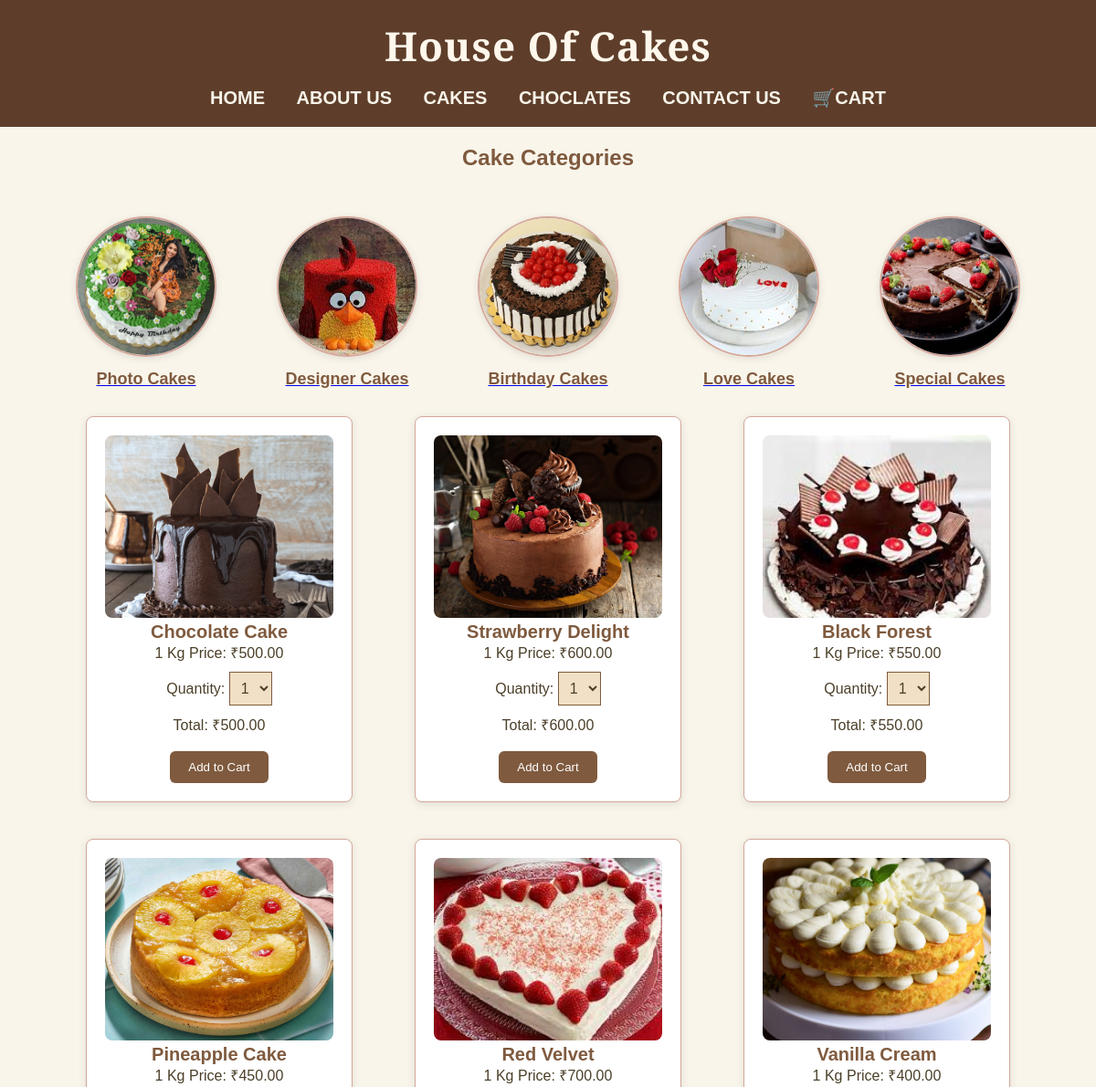
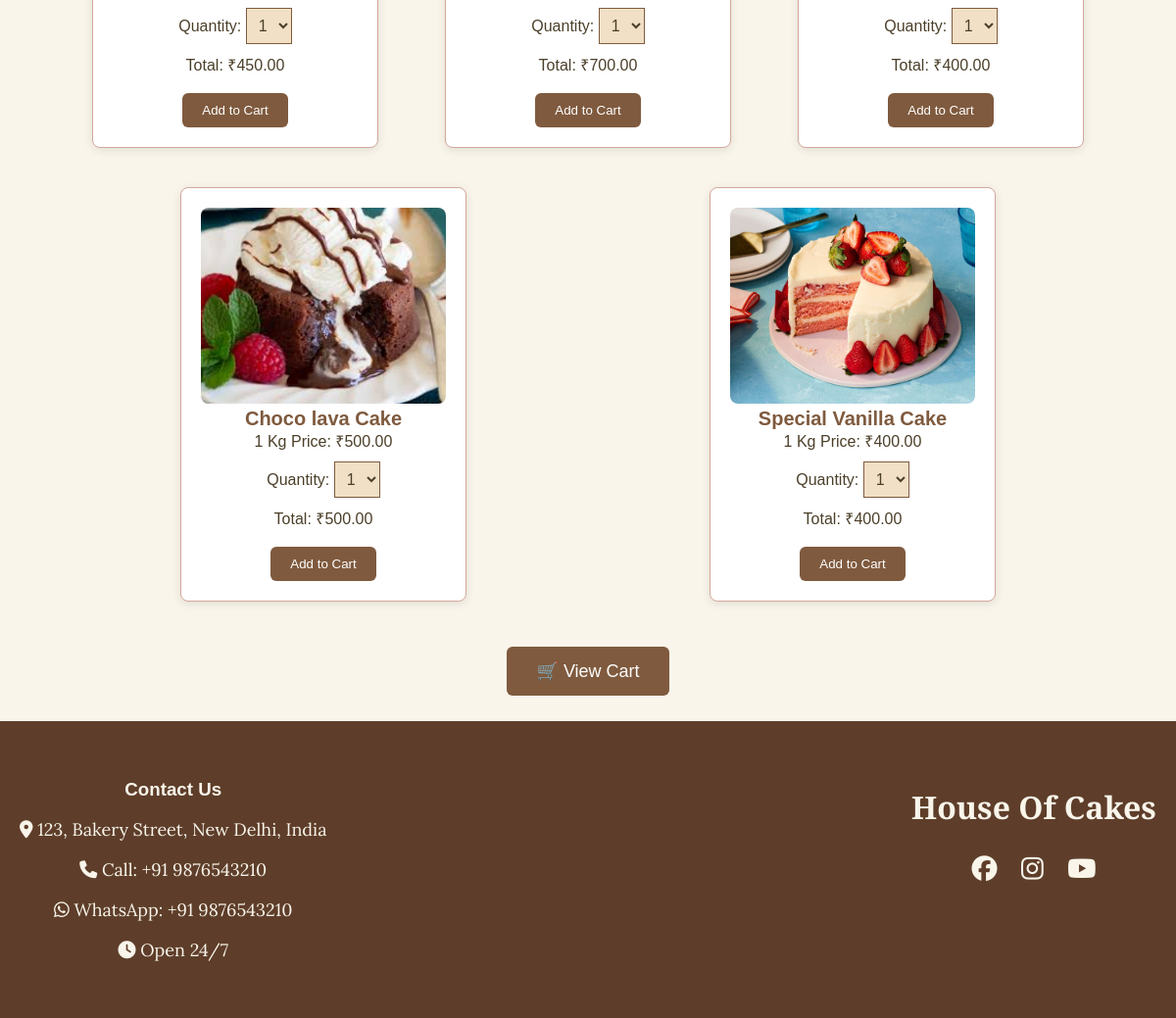
The app's page /house_of_cakes/cakes.php with its own data (2 pictures, top to bottom).
### tables this page shows
CREATE TABLE `cake_categories` (
  `id` int(11) NOT NULL,
  `name` varchar(255) NOT NULL,
  `image_url` varchar(255) NOT NULL,
  `link` varchar(255) NOT NULL
);

CREATE TABLE `cakes` (
  `id` int(11) NOT NULL,
  `name` varchar(100) DEFAULT NULL,
  `image` varchar(255) DEFAULT NULL,
  `price` decimal(10,2) DEFAULT NULL
);

### house_of_cakes/cakes.php (the view, shortened to what this page needs)
<?php
$title = "House Of Cakes";
?>
<?php
$conn = new mysqli("localhost", "root", "", "cake_website");
$cake_result = $conn->query("SELECT * FROM cakes");
$category_result = $conn->query("SELECT * FROM cake_categories");
?>
<!DOCTYPE html>
<html>
<head>
    <link rel="stylesheet" href="cakes.css">
    <link rel="stylesheet" href="https://cdnjs.cloudflare.com/ajax/libs/font-awesome/6.4.2/css/all.min.css">
</head>
<header>
    <div class="navbar">
        <h1><?php echo $title; ?></h1>
        <nav>
            <ul>
                <li><a href="index.php">HOME</a></li>
                <li><a href="about.php">ABOUT US</a></li>
                <li><a href="cakes.php">CAKES</a></li>
                <li><a href="choclates.php">CHOCLATES</a></li>
                <li><a href="contact.php">CONTACT US</a></li>
                <li><a href="cart.php">🛒CART</a></li>
            </ul>
        </nav>
    </div>
</header>
<body>
<h2 style="text-align: center; color: #7f5a3e;">Cake Categories</h2>
<div class="categories">
    <?php while ($category = $category_result->fetch_assoc()) { ?>
        <div class="category-box">
            <a href="<?php echo htmlspecialchars($category['link']); ?>">
                <img src="image1/<?php echo htmlspecialchars($category['image_url']); ?>"
                     class="category-img"
                     alt="<?php echo htmlspecialchars($category['name']); ?>">
                <div class="category-name"><?php echo htmlspecialchars($category['name']); ?></div>
            </a>
        </div>
    <?php } ?>
</div>
<div class="container">
    <?php while ($cake = $cake_result->fetch_assoc()) { ?>
        <div class="cake-box">
            <img src="image1/<?php echo $cake['image']; ?>" class="cake-img"><br>
            <b><?php echo $cake['name']; ?></b><br>
            1 Kg Price: ₹<?php echo $cake['price']; ?><br>
            <form method="POST" onsubmit="return validateForm(<?php echo $cake['id']; ?>)">
                Quantity:
                <select name="quantity" id="quantity_<?php echo $cake['id']; ?>"
                        onchange="updateTotal(<?php echo $cake['id']; ?>, <?php echo $cake['price']; ?>)">
                    <?php for ($i = 1; $i <= 5; $i++) echo "<option value='$i'>$i</option>"; ?>
                </select><br>
                Total: ₹<span id="total_<?php echo $cake['id']; ?>"><?php echo $cake['price']; ?></span><br><br>
                <button type="submit">Add to Cart</button>
            </form>
        </div>
    <?php } ?>
</div>
<div class="cart-box">
    <a href="login.php">🛒 View Cart</a>
</div>
</body>
<footer>
  <div class="footer-container">
    <div class="footer-left">
      <h3>Contact Us</h3>
      <p><i class="fas fa-map-marker-alt"></i> 123, Bakery Street, New Delhi, India</p>
      <p><i class="fas fa-phone"></i> Call: +91 9876543210</p>
      <p><i class="fab fa-whatsapp"></i> WhatsApp: +91 9876543210</p>
      <p><i class="fas fa-clock"></i> Open 24/7</p>
    </div>
    <div class="footer-right">
      <h2>House Of Cakes</h2>
      <div class="social-icons">
        <a href="https://www.facebook.com" target="_blank"><i class="fab fa-facebook"></i></a>
        <a href="https://www.instagram.com/cruffinindia/#" target="_blank"><i class="fab fa-instagram"></i></a>
        <a href="https://www.youtube.com/@CruffinPremium" target="_blank"><i class="fab fa-youtube"></i></a>
      </div>
    </div>
  </div>
</footer>
</html>

### house_of_cakes/cakes.css (style rules this page uses)
body { font-family: 'Poppins', sans-serif; margin: 0; padding: 0; background-color: #f9f5eb; color: #3b2c1e; }
header { background-color: #5e3e2a; padding: 20px 0; text-align: center; }
.navbar h1 { font-size: 44px; margin: 0; color: #fff7ec; font-family: 'Playfair Display', serif; letter-spacing: 1px; }
.navbar nav ul { list-style: none; padding: 0; margin: 15px 0 0; }
.navbar nav ul li { display: inline; margin: 0 15px; }
.navbar nav ul li a { text-decoration: none; color: #f9f5eb; font-size: 20px; font-weight: 600; transition: color 0.3s ease; }
body { font-family: Arial, sans-serif; background-color: #f9f5eb; color: #4b3f29; margin: 0; padding: 0; }
h1 { text-align: center; color: #7f5a3e; margin-top: 30px; font-size: 45px; }
.container { width: 90%; margin: 0 auto; display: flex; flex-wrap: wrap; justify-content: space-around; }
.cake-box { background-color: #ffffff; padding: 20px; margin: 20px; border: 1px solid #d4a79a; border-radius: 8px; box-shadow: 0 2px 10px rgba(0, 0, 0, 0.1); width: 250px; text-align: center; transition: all 0.3s ease; }
.cake-img { width: 100%; height: 200px; object-fit: cover; border-radius: 8px; }
.cake-box b { font-size: 20px; color: #7f5a3e; margin: 10px 0; }
.cake-box select { padding: 8px; font-size: 16px; margin: 10px 0; background-color: #f1e0c6; border: 1px solid #7f5a3e; color: #4b3f29; }
.cake-box button { background-color: #7f5a3e; color: white; padding: 10px 20px; border: none; border-radius: 6px; cursor: pointer; transition: background-color 0.3s ease; }
.cart-box { text-align: center; margin-top: 40px; margin-bottom: 40px; }
.cart-box a { text-decoration: none; background-color: #7f5a3e; color: white; padding: 15px 30px; border-radius: 6px; font-size: 18px; transition: background-color 0.3s ease; }
.categories { display: flex; justify-content: center; flex-wrap: wrap; margin-top: 40px; gap: 20px; }
.category-box { padding: 10px; text-align: center; width: 180px; transition: all 0.3s ease; }
.category-img { width: 150px; height: 150px; object-fit: cover; border-radius: 50%; border: 2px solid #d4a79a; box-shadow: 0 2px 8px rgba(0, 0, 0, 0.1); margin-bottom: 10px; }
.category-name { font-size: 18px; color: #7f5a3e; font-weight: bold; }
footer { background-color: #5e3e2a; color: #f9f5eb; text-align: center; padding: 40px 20px; }
.footer-container { display: flex; flex-wrap: wrap; justify-content: space-between; gap: 20px; }
.footer-left p { font-size: 18px; font-family: 'Lora', serif; }
.footer-right h2 { font-size: 32px; font-family: 'Playfair Display', serif; }
.social-icons a { font-size: 26px; margin: 0 10px; color: #f9f5eb; transition: color 0.3s ease; }

### records on screen
cake_categories: image_url (picture), name "Photo Cakes"
cake_categories: image_url (picture), name "Designer Cakes"
cake_categories: image_url (picture), name "Birthday Cakes"
cake_categories: image_url (picture), name "Love Cakes"
cake_categories: image_url (picture), name "Special Cakes"
cakes: image (picture), name "Chocolate Cake", price "500.00", quantity "1"
cakes: image (picture), name "Strawberry Delight", price "600.00", quantity "1"
cakes: image (picture), name "Black Forest", price "550.00", quantity "1"
cakes: image (picture), name "Pineapple Cake", price "450.00", quantity "1"
cakes: image (picture), name "Red Velvet", price "700.00", quantity "1"
cakes: image (picture), name "Vanilla Cream", price "400.00", quantity "1"
cakes: image (picture), name "Choco lava Cake", price "500.00", quantity "1"
cakes: image (picture), name "Special Vanilla Cake", price "400.00", quantity "1"

### other values on screen
$title "House Of Cakes"
